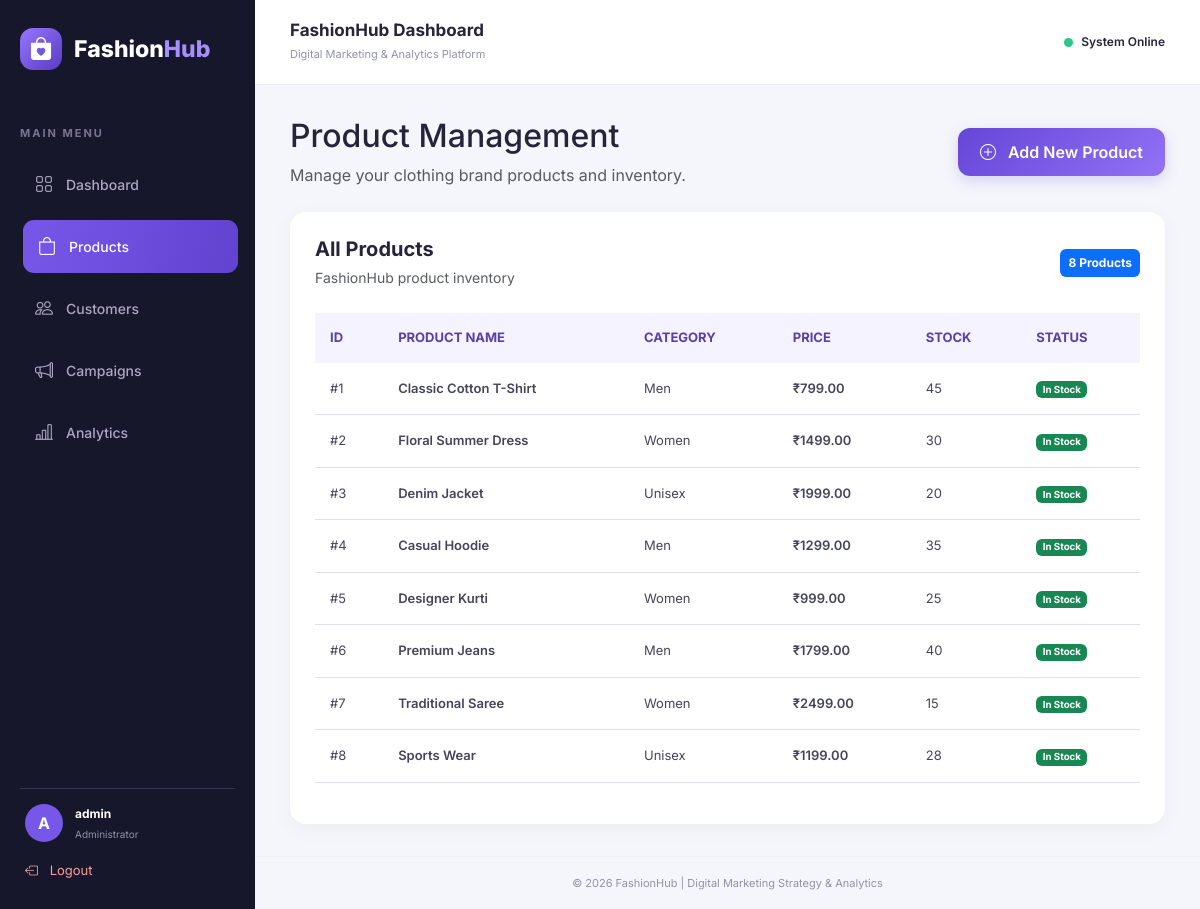
Screenshot of /products (signed in) with the database file from the repository.
### tables this page shows
CREATE TABLE products (
            id INTEGER PRIMARY KEY AUTOINCREMENT,
            name TEXT NOT NULL,
            category TEXT,
            price REAL NOT NULL,
            stock INTEGER DEFAULT 0
        );

### app.py (the view)
@app.route("/products")
@login_required
def products():
    connection = get_db_connection()
    data = connection.execute(
        "SELECT * FROM products ORDER BY id ASC"
    ).fetchall()
    connection.close()
    return render_template("products.html", products=data)

### app.py (called while the page is built)
def login_required(function):
    @wraps(function)
    def wrapper(*args, **kwargs):
        if "user_id" not in session:
            return redirect(url_for("login"))
        return function(*args, **kwargs)
    return wrapper

### database.py (called while the page is built)
def get_db_connection():
    connection = sqlite3.connect(DATABASE)
    connection.row_factory = sqlite3.Row
    return connection

### templates/products.html (shortened to what this page needs)
{% extends "base.html" %}
{% block content %}
<div class="product-heading">
    <div>
        <h2>Product Management</h2>
        <p class="text-muted mb-0">
            Manage your clothing brand products and inventory.
        </p>
    </div>
    <button class="add-product-btn"
            data-bs-toggle="modal"
            data-bs-target="#addProductModal">
        <i class="bi bi-plus-circle me-2"></i>
        Add New Product
    </button>
</div>
<div class="product-table-card">
    <div class="d-flex justify-content-between align-items-center mb-4">
        <div>
            <h5 class="fw-bold mb-1">All Products</h5>
            <small class="text-muted">FashionHub product inventory</small>
        </div>
        <span class="badge text-bg-primary p-2">
            {{ products|length }} Products
        </span>
    </div>
    <div class="table-responsive">
        <table class="table product-table">
            <thead>
                <tr>
                    <th>ID</th>
                    <th>Product Name</th>
                    <th>Category</th>
                    <th>Price</th>
                    <th>Stock</th>
                    <th>Status</th>
                </tr>
            </thead>
            <tbody>
                {% for product in products %}
                <tr>
                    <td>#{{ product.id }}</td>
                    <td class="fw-semibold">
                        {{ product.name }}
                    </td>
                    <td>{{ product.category or "-" }}</td>
                    <td class="fw-semibold">
                        ₹{{ "%.2f"|format(product.price) }}
                    </td>
                    <td>{{ product.stock }}</td>
                    <td>
                        {% if product.stock > 10 %}
                            <span class="badge text-bg-success">In Stock</span>
                        {% elif product.stock > 0 %}
                            <span class="badge text-bg-warning">Low Stock</span>
                        {% else %}
                            <span class="badge text-bg-danger">Out of Stock</span>
                        {% endif %}
                    </td>
                </tr>
                {% endfor %}
            </tbody>
        </table>
    </div>
</div>
{% endblock %}

### static/css/style.css (style rules this page uses)
:root { --primary: #7657e8; --primary-dark: #5b3bc4; --background: #f5f6fb; --sidebar: #17172b; --text: #25243a; --muted: #9292a8; --white: #ffffff; }
* { margin: 0; padding: 0; box-sizing: border-box; }
body { font-family: 'Inter', sans-serif; background: var(--background); color: var(--text); }
.table { font-size: 13px; vertical-align: middle; }
.table thead th { color: #85849b; font-size: 11px; font-weight: 700; text-transform: uppercase; background: #fafaff; padding: 15px; border-bottom: 1px solid #eeeef5; }
.table tbody td { padding: 16px 15px; color: #45445b; }

### templates/products.html (style rules this page uses)
.product-heading { display: flex; justify-content: space-between; align-items: center; flex-wrap: wrap; gap: 15px; margin-bottom: 25px; }
.add-product-btn { background: linear-gradient(135deg, #6546d7, #9272f5); color: white; border: none; padding: 12px 22px; border-radius: 12px; font-weight: 600; transition: 0.3s ease; box-shadow: 0 5px 15px rgba(101, 70, 215, 0.2); }
.product-table-card { background: white; border-radius: 16px; padding: 25px; box-shadow: 0 5px 25px rgba(0,0,0,0.04); }
.product-table thead th { background: #f5f3ff; color: #5741a5; font-size: 13px; padding: 15px; border: none; }
.product-table tbody td { padding: 16px 15px; vertical-align: middle; }
.product-table tbody tr { transition: 0.2s ease; }

### rows the page displays
products: id "1", name "Classic Cotton T-Shirt", category "Men", price "799.00", stock "45", shows "In Stock"
products: id "2", name "Floral Summer Dress", category "Women", price "1499.00", stock "30", shows "In Stock"
products: id "3", name "Denim Jacket", category "Unisex", price "1999.00", stock "20", shows "In Stock"
products: id "4", name "Casual Hoodie", category "Men", price "1299.00", stock "35", shows "In Stock"
products: id "5", name "Designer Kurti", category "Women", price "999.00", stock "25", shows "In Stock"
products: id "6", name "Premium Jeans", category "Men", price "1799.00", stock "40", shows "In Stock"
products: id "7", name "Traditional Saree", category "Women", price "2499.00", stock "15", shows "In Stock"
products: id "8", name "Sports Wear", category "Unisex", price "1199.00", stock "28", shows "In Stock"

### other values shown
{{ session.get('username', 'A')[0]|upper }} "A"
{{ session.get('username', 'Admin') }} "admin"
{{ products|length }} "8"
